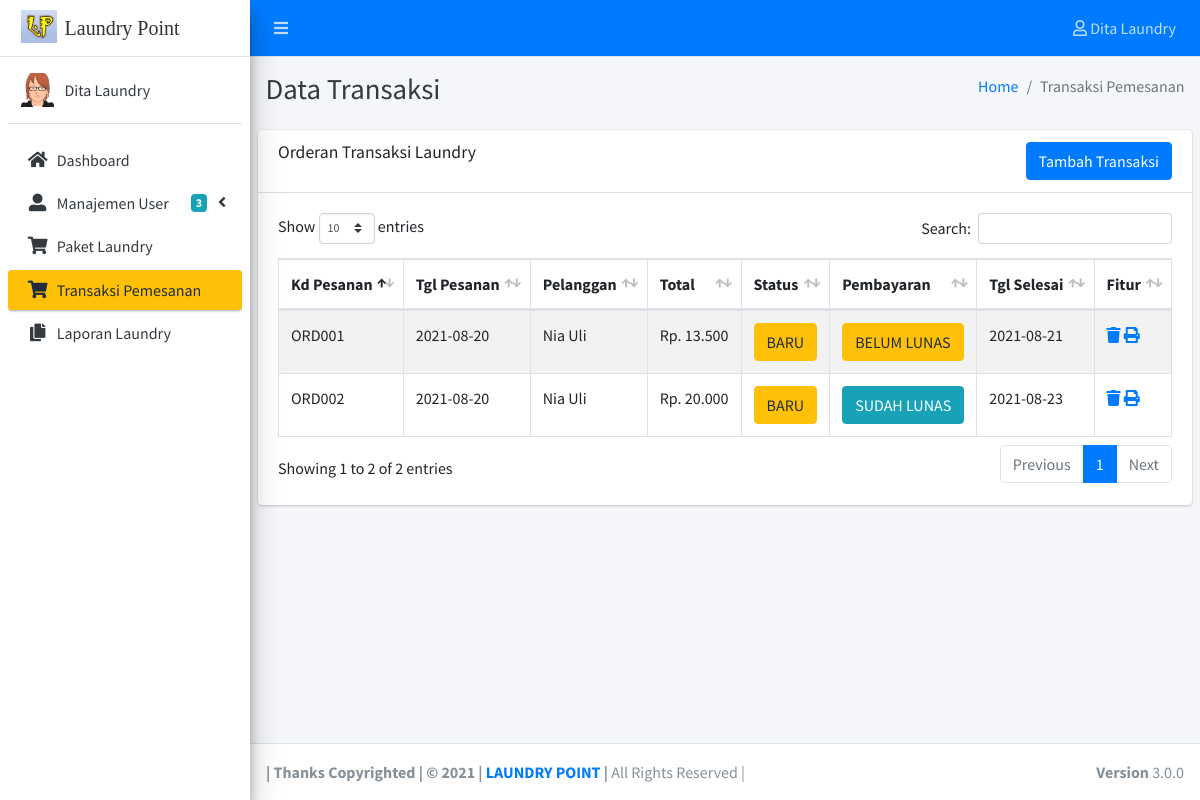
The app's page /Hal-Karyawan/transaksi-pemesanan.php (signed in) with its own data.
### tables this page shows
CREATE TABLE `transaksi_pemesanan` (
  `kd_pemesanan` varchar(14) NOT NULL,
  `tgl_transaksi` date NOT NULL,
  `nm_pelanggan` varchar(100) NOT NULL,
  `total` int(11) NOT NULL,
  `status_pesanan` enum('BARU','PROSES CUCI','PROSES SETRIKA','PROSES PACKING','SELESAI') NOT NULL,
  `pembayaran` enum('BELUM LUNAS','SUDAH LUNAS') NOT NULL,
  `tgl_selesai` date NOT NULL
);

### Hal-Karyawan/transaksi-pemesanan.php (the view, shortened to what this page needs)
<?php
include 'koneksi.php';
$id = $_SESSION['id'];
$lv = $_SESSION['level'];
if($lv == "admin"){
	$admin = mysqli_query($koneksi,"select * from admin where id_admin like '%".$id."%'");
	while($a = mysqli_fetch_array($admin)){
		$nm = $a['nama_admin'];
	}
}elseif($lv == "karyawan"){
	$karyawan = mysqli_query($koneksi,"select * from karyawan where id_karyawan like '%".$id."%'");
	while($k = mysqli_fetch_array($karyawan)){
		$nm = $k['nama_karyawan'];
	}
}else{
	$pelanggan = mysqli_query($koneksi,"select * from pelanggan where id_pelanggan like '%".$id."%'");
	while($p = mysqli_fetch_array($pelanggan)){
		$nm = $p['nama_pelanggan'];
	}
}
?>
<!DOCTYPE html>
<html>
<head>
  <link rel="stylesheet" href="../plugins/fontawesome-free/css/all.min.css">
  <link rel="stylesheet" href="../plugins/openiconic-free/css/open-iconic.min.css">
  <link rel="stylesheet" href="../plugins/datatables-bs4/css/dataTables.bootstrap4.min.css">
  <link rel="stylesheet" href="../plugins/datatables-responsive/css/responsive.bootstrap4.min.css">
  <link rel="stylesheet" href="../dist/css/adminlte.min.css">
  <link rel="stylesheet" href="../plugins/overlayScrollbars/css/OverlayScrollbars.min.css">
</head>
<body class="hold-transition sidebar-mini layout-fixed">
<div class="wrapper">
  <nav class="main-header navbar navbar-expand navbar-blue navbar-dark">
    <ul class="navbar-nav">
      <li class="nav-item">
        <a class="nav-link" data-widget="pushmenu" href="#" role="button"><i class="fas fa-bars"></i></a>
      </li>
    </ul>
    <ul class="navbar-nav ml-auto">
      <li class="nav-item dropdown">
        <a class="nav-link" data-toggle="dropdown" href="#">
          <i class="far fa-user"></i> <?php echo $nm; ?>
        </a>
      </li>
    </ul>
  </nav>
   <aside class="main-sidebar sidebar-light-warning elevation-4">
    <a href="dashboard.php" class="brand-link">
      <img src="../dist/img/laundry.jpg" alt="AdminLP Logo" class="brand-image">
      <span class="brand-text"><font face="Jokerman"> Laundry Point </font></span>
    </a>
    <div class="sidebar">
      <div class="user-panel mt-3 pb-3 mb-3 d-flex">
        <div class="image">
          <img src="../dist/img/avatar3.png" alt="User Image" width="100px">
        </div>
        <div class="info">
            <a href="#" class="d-block"><?php echo $nm; ?></a>
        </div>
      </div>
      <nav class="mt-2">
        <ul class="nav nav-pills nav-sidebar flex-column" data-widget="treeview" role="menu" data-accordion="false">
          <li class="nav-item has-treeview">
            <a href="dashboard.php" class="nav-link">
              <i class="nav-icon fas fa-home"></i>
              <p> Dashboard </p>
            </a>
          </li>
          <li class="nav-item has-treeview">
            <a href="#" class="nav-link">
              <i class="nav-icon fas fa-user-alt"></i>
              <p>
                Manajemen User
                <i class="fas fa-angle-left right"></i>
                <span class="badge badge-info right">3</span>
              </p>
            </a>
          </li>
          <li class="nav-item">
            <a href="paket-laundry.php" class="nav-link">
              <i class="nav-icon fas fa-shopping-cart"></i>
              <p> Paket Laundry </p>
            </a>
          </li>
          <li class="nav-item menu-open">
            <a href="transaksi-pemesanan.php" class="nav-link active">
              <i class="nav-icon fas fa-shopping-cart"></i>
              <p> Transaksi Pemesanan </p>
            </a>
          </li>
          <li class="nav-item">
            <a href="laporan.php" class="nav-link">
              <i class="nav-icon fas fa-copy"></i>
              <p> Laporan Laundry </p>
            </a>
          </li>
        </ul>
      </nav>
    </div>
  </aside>
  <div class="content-wrapper">
    <div class="content-header">
      <div class="container-fluid">
        <div class="row mb-2">
          <div class="col-sm-6">
            <h1 class="m-0 text-dark">Data Transaksi</h1>
          </div>
          <div class="col-sm-6">
            <ol class="breadcrumb float-sm-right">
              <li class="breadcrumb-item"><a href="dashboard.php">Home</a></li>
              <li class="breadcrumb-item active">Transaksi Pemesanan</li>
            </ol>
          </div>
        </div>
      </div>
    </div>
    <section class="content">
        <div class="row">
            <div class="col-12">
                <div class="card">
                    <div class="card-header">
                      <h3 class="card-title">Orderan Transaksi Laundry</h3>
                      <a href="go-tambah-transaksi.php">
                        <button type="submit" class="btn btn-primary float-right">Tambah Transaksi</button></a>
                    </div>
        <div class="card-body">
            <table id="example1" class="table table-bordered table-striped">
              <thead>
              <tr>
				        <th>Kd Pesanan</th>
                <th>Tgl Pesanan</th>
                <th>Pelanggan</th>
                <th>Total</th>
                <th>Status</th>
                <th>Pembayaran</th>
                <th>Tgl Selesai</th>
                <th>Fitur</th>
              </tr>
              </thead>
              <tbody>
<?php
              include 'koneksi.php';
              $transaksi_laundry = mysqli_query($koneksi,"select * from transaksi_pemesanan");
              while($tl = mysqli_fetch_array($transaksi_laundry))
              {
?>
              <tr>
                <td><?php echo $tl['kd_pemesanan'];?></td>
                <td><?php echo $tl['tgl_transaksi'];?></td>
                <td><?php echo $tl['nm_pelanggan'];?></td>
                <td><?php echo "Rp. " . number_format($tl['total'],0,".",".");?></td>
                <td>
					          <?php if($tl['status_pesanan'] == 'BARU'){ ?>
						          <a href="edit-status.php?nota=<?php echo $tl['kd_pemesanan'];?>" class="btn btn-warning"><?php echo $tl['status_pesanan']; ?></a>
					          <?php }elseif($tl['status_pesanan'] == 'PROSES CUCI'){ ?>
						          <a href="edit-status.php?nota=<?php echo $tl['kd_pemesanan'];?>" class="btn btn-info"><?php echo $tl['status_pesanan']; ?></a>
                    <?php }elseif($tl['status_pesanan'] == 'PROSES SETRIKA'){ ?>
                      <a href="edit-status.php?nota=<?php echo $tl['kd_pemesanan'];?>" class="btn btn-info"><?php echo $tl['status_pesanan']; ?></a>
                    <?php }elseif($tl['status_pesanan'] == 'PROSES PACKING'){ ?>
                      <a href="edit-status.php?nota=<?php echo $tl['kd_pemesanan'];?>" class="btn btn-info"><?php echo $tl['status_pesanan']; ?></a>
                    <?php }else{ ?>
                      <a href="edit-status.php?nota=<?php echo $tl['kd_pemesanan'];?>" class="btn btn-success"><?php echo $tl['status_pesanan']; ?></a>
                    <?php } ?>
				        </td>
				        <td>
                    <?php if($tl['pembayaran'] == 'BELUM LUNAS'){ ?>
						          <a href="edit-pembayaran.php?nota=<?php echo $tl['kd_pemesanan'];?>" class="btn btn-warning"><?php echo $tl['pembayaran']; ?></a>
					          <?php }elseif($tl['pembayaran'] == 'SUDAH LUNAS'){ ?>
						          <a href="edit-pembayaran.php?nota=<?php echo $tl['kd_pemesanan'];?>" class="btn btn-info"><?php echo $tl['pembayaran']; ?></a>
                    <?php } ?>
				</td>
                <td><?php echo $tl['tgl_selesai'];?></td>
                <td>
                      <a href="go-delete-transaksi.php?nota=<?php echo $tl['kd_pemesanan'];?>" onclick="return confirm('Apakah Anda Yakin Ingin Menghapus Transaksi Ini ??')"> <i class="fas fa-trash" title="Hapus Transaksi"></i>
                      <a href="cetak-nota.php?nota=<?php echo $tl['kd_pemesanan'];?>" target="-blank"> <i class="fas fa-print" title="Cetak Nota Pesanan"></i>
                </td>
              </tr>
<?php
              }
?>
            </table>
        </div>
    </section>
  </div>
  <footer class="main-footer">
    <strong>| Thanks Copyrighted | &copy; 2021 | <a href="">LAUNDRY POINT</a> |</strong>
    All Rights Reserved |
    <div class="float-right d-none d-sm-inline-block">
      <b>Version</b> 3.0.0
    </div>
  </footer>
</div>
</body>
</html>

### records on screen
transaksi_pemesanan: kd_pemesanan "ORD001", tgl_transaksi "2021-08-20", nm_pelanggan "Nia Uli", total "13.500", status_pesanan "BARU", pembayaran "BELUM LUNAS", tgl_selesai "2021-08-21"
transaksi_pemesanan: kd_pemesanan "ORD002", tgl_transaksi "2021-08-20", nm_pelanggan "Nia Uli", total "20.000", status_pesanan "BARU", pembayaran "SUDAH LUNAS", tgl_selesai "2021-08-23"

### other values on screen
$nm "Dita Laundry"
